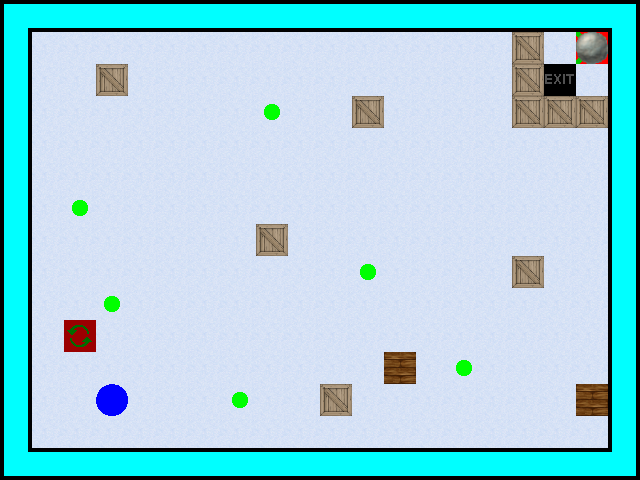

A level layout from a 2D game, rendered from its tile map. Below: a short description, then the map file with its tile-grid data intact:
An orthogonal 20x15 tile map with 32x32 px tiles, 4 tile layers (Layer 0, Layer 1, Layer 2, Layer 3), 5 tilesets.

<map version="1.0" orientation="orthogonal" renderorder="right-down" width="20" height="15" tilewidth="32" tileheight="32" nextobjectid="1">
 <properties>
  <property name="Description" value="Rock those boxes!" />
  <property name="Title" value="Level 7" />
 </properties>
 <tileset firstgid="1" name="Walls" tilewidth="32" tileheight="32" tilecount="77">
  <image source="walls.png" width="352" height="224" />
 </tileset>
 <tileset firstgid="78" name="Layer0" tilewidth="32" tileheight="32" tilecount="16">
  <image source="Layer0.png" width="256" height="64" />
 </tileset>
 <tileset firstgid="94" name="Layer1" tilewidth="32" tileheight="32" tilecount="8">
  <image source="Layer1.png" width="256" height="32" />
 </tileset>
 <tileset firstgid="102" name="Layer2" tilewidth="32" tileheight="32" tilecount="8">
  <image source="Layer2.png" width="256" height="32" />
 </tileset>
 <tileset firstgid="110" name="Layer3" tilewidth="32" tileheight="32" tilecount="8">
  <image source="Layer3.png" width="256" height="32" />
 </tileset>
 <layer name="Layer 0" width="20" height="15">
  <data encoding="csv">
5,35,35,35,35,35,35,35,35,35,35,35,35,35,35,35,35,35,35,7,
15,80,80,80,80,80,80,80,80,80,80,80,80,80,80,80,80,80,89,15,
15,80,80,80,80,80,80,80,80,80,80,80,80,80,80,80,80,78,80,15,
15,80,80,80,80,80,80,80,80,80,80,80,80,80,80,80,80,80,80,15,
15,80,80,80,80,80,80,80,80,80,80,80,80,80,80,80,80,80,80,15,
15,80,80,80,80,80,80,80,80,80,80,80,80,80,80,80,80,80,80,15,
15,80,80,80,80,80,80,80,80,80,80,80,80,80,80,80,80,80,80,15,
15,80,80,80,80,80,80,80,80,80,80,80,80,80,80,80,80,80,80,15,
15,80,80,80,80,80,80,80,80,80,80,80,80,80,80,80,80,80,80,15,
15,80,80,80,80,80,80,80,80,80,80,80,80,80,80,80,80,80,80,15,
15,80,90,80,80,80,80,80,80,80,80,80,80,80,80,80,80,80,80,15,
15,80,80,80,80,80,80,80,80,80,80,80,91,80,80,80,80,80,80,15,
15,80,80,80,80,80,80,80,80,80,80,80,80,80,80,80,80,80,88,15,
15,80,80,80,80,80,80,80,80,80,80,80,80,80,80,80,80,80,80,15,
27,35,35,35,35,35,35,35,35,35,35,35,35,35,35,35,35,35,35,29
</data>
 </layer>
 <layer name="Layer 1" width="20" height="15">
  <data encoding="csv">
0,0,0,0,0,0,0,0,0,0,0,0,0,0,0,0,0,0,0,0,
0,0,0,0,0,0,0,0,0,0,0,0,0,0,0,0,96,0,0,0,
0,0,0,96,0,0,0,0,0,0,0,0,0,0,0,0,96,0,0,0,
0,0,0,0,0,0,0,0,0,0,0,96,0,0,0,0,96,96,96,0,
0,0,0,0,0,0,0,0,0,0,0,0,0,0,0,0,0,0,0,0,
0,0,0,0,0,0,0,0,0,0,0,0,0,0,0,0,0,0,0,0,
0,0,0,0,0,0,0,0,0,0,0,0,0,0,0,0,0,0,0,0,
0,0,0,0,0,0,0,0,96,0,0,0,0,0,0,0,0,0,0,0,
0,0,0,0,0,0,0,0,0,0,0,0,0,0,0,0,96,0,0,0,
0,0,0,0,0,0,0,0,0,0,0,0,0,0,0,0,0,0,0,0,
0,0,0,0,0,0,0,0,0,0,0,0,0,0,0,0,0,0,0,0,
0,0,0,0,0,0,0,0,0,0,0,0,94,0,0,0,0,0,0,0,
0,0,0,0,0,0,0,0,0,0,96,0,0,0,0,0,0,0,94,0,
0,0,0,0,0,0,0,0,0,0,0,0,0,0,0,0,0,0,0,0,
0,0,0,0,0,0,0,0,0,0,0,0,0,0,0,0,0,0,0,0
</data>
 </layer>
 <layer name="Layer 2" width="20" height="15">
  <data encoding="csv">
0,0,0,0,0,0,0,0,0,0,0,0,0,0,0,0,0,0,0,0,
0,0,0,0,0,0,0,0,0,0,0,0,0,0,0,0,0,0,102,0,
0,0,0,0,0,0,0,0,0,0,0,0,0,0,0,0,0,0,0,0,
0,0,0,0,0,0,0,0,0,0,0,0,0,0,0,0,0,0,0,0,
0,0,0,0,0,0,0,0,0,0,0,0,0,0,0,0,0,0,0,0,
0,0,0,0,0,0,0,0,0,0,0,0,0,0,0,0,0,0,0,0,
0,0,0,0,0,0,0,0,0,0,0,0,0,0,0,0,0,0,0,0,
0,0,0,0,0,0,0,0,0,0,0,0,0,0,0,0,0,0,0,0,
0,0,0,0,0,0,0,0,0,0,0,0,0,0,0,0,0,0,0,0,
0,0,0,0,0,0,0,0,0,0,0,0,0,0,0,0,0,0,0,0,
0,0,0,0,0,0,0,0,0,0,0,0,0,0,0,0,0,0,0,0,
0,0,0,0,0,0,0,0,0,0,0,0,0,0,0,0,0,0,0,0,
0,0,0,0,0,0,0,0,0,0,0,0,0,0,0,0,0,0,0,0,
0,0,0,0,0,0,0,0,0,0,0,0,0,0,0,0,0,0,0,0,
0,0,0,0,0,0,0,0,0,0,0,0,0,0,0,0,0,0,0,0
</data>
 </layer>
 <layer name="Layer 3" width="20" height="15">
  <data encoding="csv">
0,0,0,0,0,0,0,0,0,0,0,0,0,0,0,0,0,0,0,0,
0,0,0,0,0,0,0,0,0,0,0,0,0,0,0,0,0,0,0,0,
0,0,0,0,0,0,0,0,0,0,0,0,0,0,0,0,0,0,0,0,
0,0,0,0,0,0,0,0,111,0,0,0,0,0,0,0,0,0,0,0,
0,0,0,0,0,0,0,0,0,0,0,0,0,0,0,0,0,0,0,0,
0,0,0,0,0,0,0,0,0,0,0,0,0,0,0,0,0,0,0,0,
0,0,111,0,0,0,0,0,0,0,0,0,0,0,0,0,0,0,0,0,
0,0,0,0,0,0,0,0,0,0,0,0,0,0,0,0,0,0,0,0,
0,0,0,0,0,0,0,0,0,0,0,111,0,0,0,0,0,0,0,0,
0,0,0,111,0,0,0,0,0,0,0,0,0,0,0,0,0,0,0,0,
0,0,0,0,0,0,0,0,0,0,0,0,0,0,0,0,0,0,0,0,
0,0,0,0,0,0,0,0,0,0,0,0,0,0,111,0,0,0,0,0,
0,0,0,110,0,0,0,111,0,0,0,0,0,0,0,0,0,0,0,0,
0,0,0,0,0,0,0,0,0,0,0,0,0,0,0,0,0,0,0,0,
0,0,0,0,0,0,0,0,0,0,0,0,0,0,0,0,0,0,0,0
</data>
 </layer>
</map>
